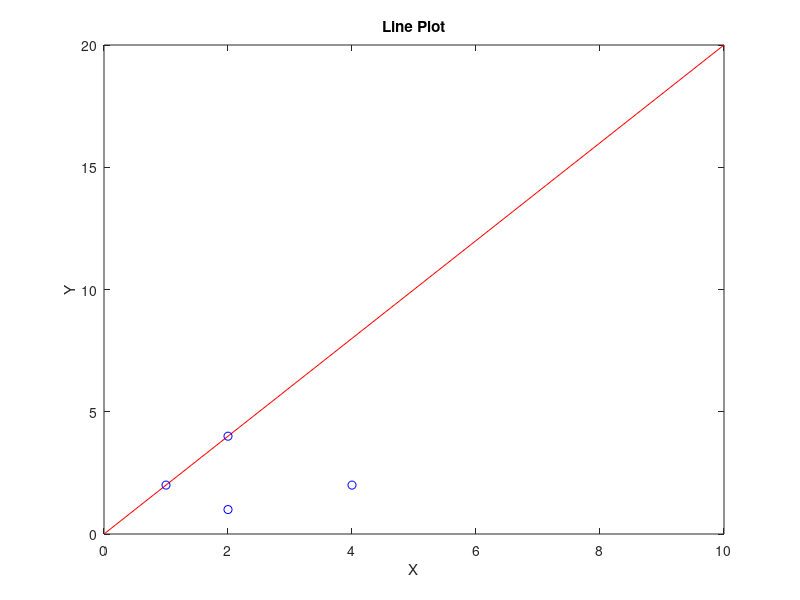

Here is the MATLAB script that generated this plot:
% Point and line data

X = [2, 6, 1, 16; 4, 3, 2, 8; 2, 3, 0.5, 4]
L = [8; -4; 0];

% Plot the line


p1x = 0;
p1y = (-L(1) * p1x - L(3)) / L(2);

p2x = 10;
p2y = (-L(1) * p2x - L(3)) / L(2);

plot([p1x, p2x],[p1y, p2y], 'r-')
title('Line Plot')
xlabel("X");
ylabel("Y");

% Plot the points

hold on;
for i = 1:4
    plot([X(1,i)/X(3,i)], [X(2,i)/X(3,i)], 'bo')
end
waitfor(gcf)
